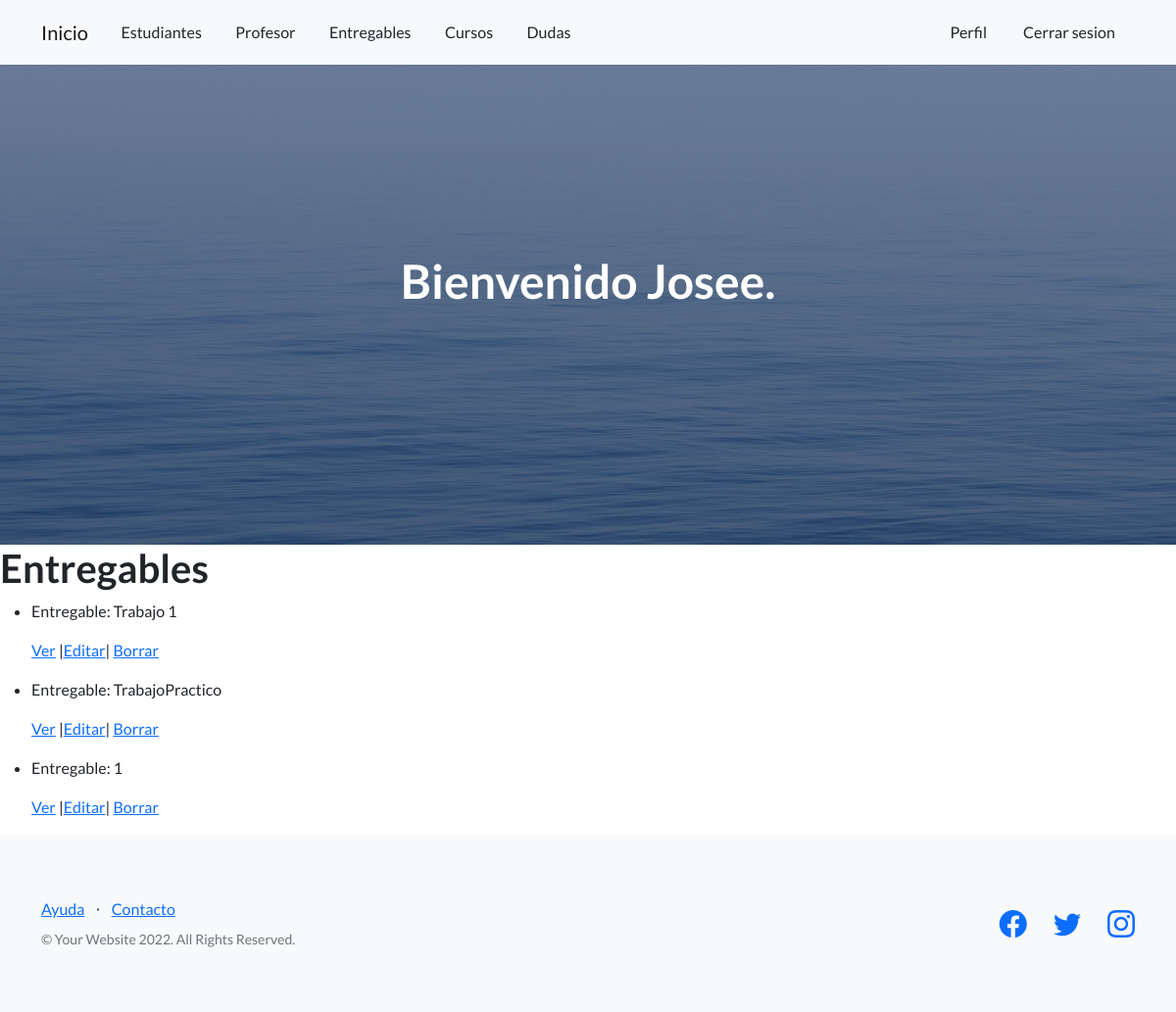
The app's page /entregable/list (signed in), older data.
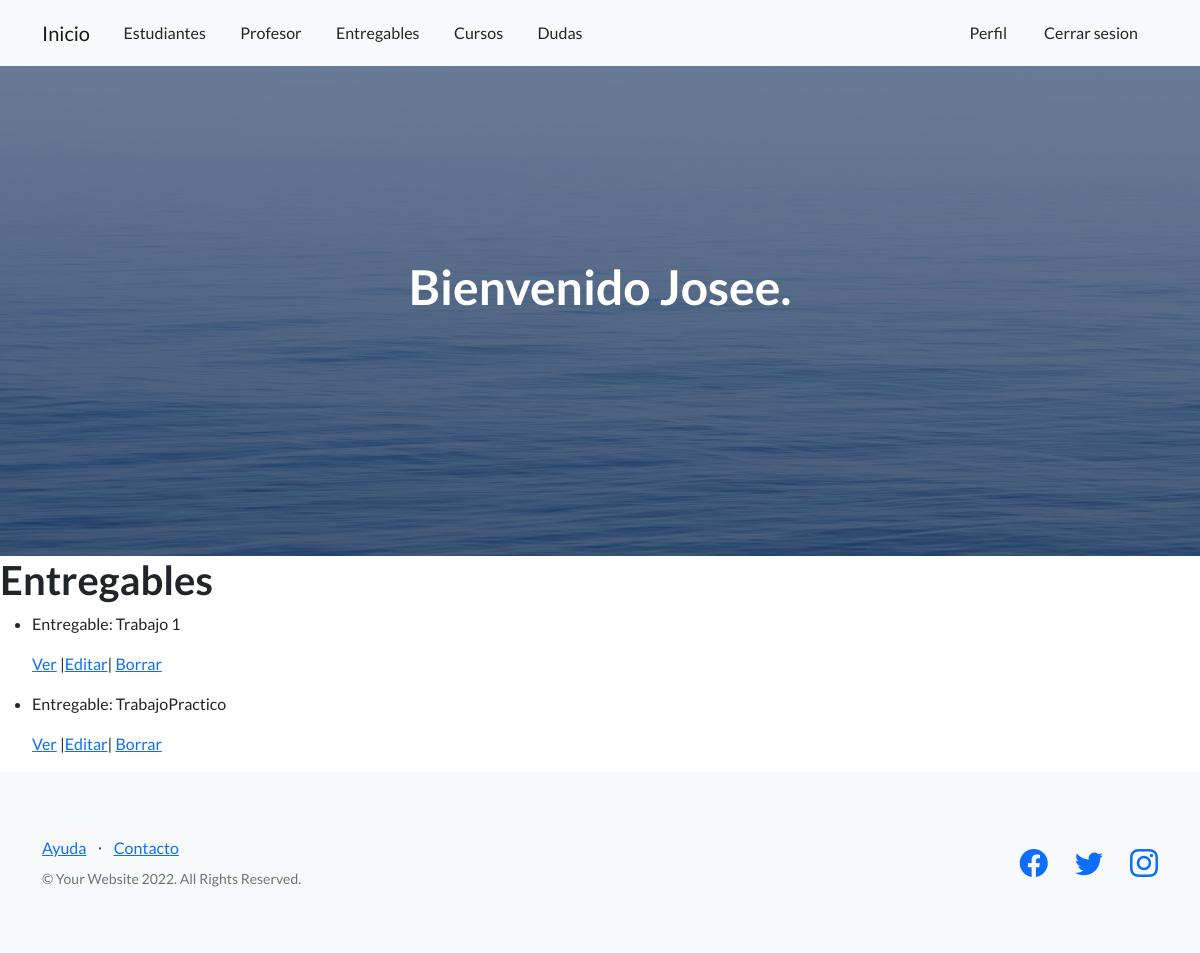
The same page, newer data.
### AppCoder/models.py (models this page shows, shortened)
class Entregable(models.Model):
    nombre=models.CharField(max_length=40)
    FechaDeEntrega=models.DateField()
    entregado=models.BooleanField()

### AppCoder/views.py (the view)
# urls.py: path('entregable/list',views.EntregableList.as_view(), name="ListEn"),
class EntregableList(ListView):
    model=Entregable
    template_name="AppCoder/entregable_list.html"

### AppCoder/templates/AppCoder/entregable_list.html
{% extends 'AppCoder/padre.html' %}
{% load static %}
{% block ContenidoQueCambia  %}
<body>
    <h1>Entregables</h1>
    <ul>
        {% for entregable in object_list %}
            <li>
                <p>Entregable: {{entregable.nombre}}</p>
                <p>
                    <a href="{% url 'DetailEn' entregable.id %}">Ver</a>
                    {%if user.is_superuser%}
                    |<a href="{% url 'EditEn' entregable.id %}">Editar</a>|
                    <a href="{% url 'DeleteEn' entregable.id %}">Borrar</a>
                    {%endif%}
                </p>
            </li>
        {%endfor%}
    </ul>
</body>
{% endblock  %}

Row changes from the older to the newer data that the page shows:
removed Entregable: nombre "1"
